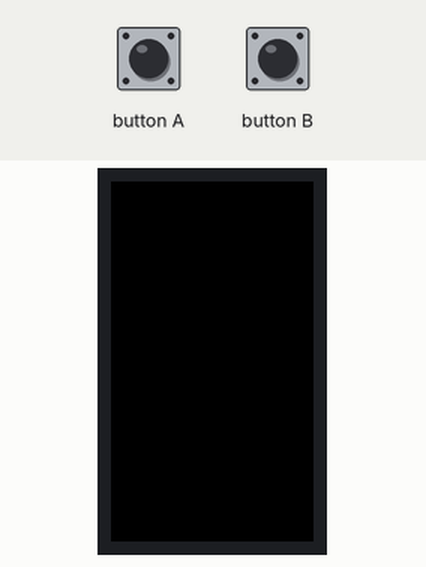
Simulated run of this sketch. Board: ESP32-S3. On the bench: 240×135 colour display. Inputs (shaded band) come from the test bench. Nothing arrives over Bluetooth unless stated; a phone connects over Bluetooth LE 3 s after start; what the sketch prints to the serial monitor is not drawn.

Above: at 1.3 s.
1.4 s: button A pressed for 0.15 s
At 2.6 s:
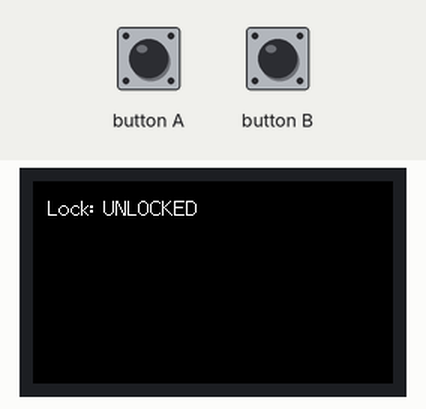
3.0 s: button A pressed for 1 s
At 4.4 s:
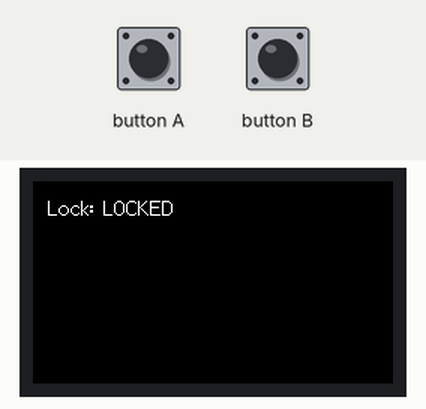
Timing chart, 0 to 6.0 s (numbered marks = the images above; inputs shaded):
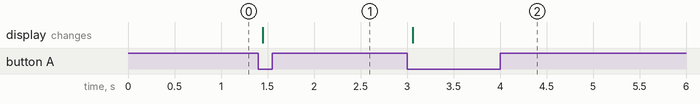

The sketch:

Lock.ino
```cpp
#include <M5StickCPlus.h>
#include <BLEServer.h>
#include "BLEDevice.h"

bool isLocked = true;


bool deviceConnected =false;
bool doConnect = false;
// BLE Config
#define bleLockServerName "ParcelLock"

#define SERVICE_UUID "18b43972-c2e9-4295-b9c6-3916d8d65456"
#define LOCK_UUID "381423c5-088e-4230-bb52-af5f65b283b1"

//create characteristics for motion
BLECharacteristic lockControlCharacteristic(LOCK_UUID, BLECharacteristic::PROPERTY_READ | BLECharacteristic::PROPERTY_WRITE | BLECharacteristic::PROPERTY_NOTIFY);

//Address of the peripheral device. Address will be found during scanning...
static BLEAddress* pServerAddress;

//Setup callbacks onConnect and onDisconnect
class MyServerCallbacks : public BLEServerCallbacks {
  void onConnect(BLEServer *pServer) {
    deviceConnected = true;
    Serial.println("MyServerCallbacks::Connected...");
  };
  void onDisconnect(BLEServer *pServer) {
    deviceConnected = false;
    Serial.println("MyServerCallbacks::Disconnected...");
    delay(500);
    pServer->startAdvertising();
    Serial.println("Advertising restarted");
  }
};

class LockControlCallback : public BLECharacteristicCallbacks {
  void onWrite(BLECharacteristic *pCharacteristic) {
    std::string value = pCharacteristic->getValue();

    if (value.length() > 0) {
      if (value == "1") {
        digitalWrite(M5_LED, 1);
        Serial.println("LED turned ON by client.");
      } else if (value == "0") {
        digitalWrite(M5_LED, 0);
        Serial.println("LED turned OFF by client.");
      }
    }
  }
};

void setup() {
  M5.begin();
  Serial.begin(115200);


  // Create the BLE Device
  BLEDevice::init(bleLockServerName);

  // Create the BLE Server
  BLEServer *pServer = BLEDevice::createServer();
  pServer->setCallbacks(new MyServerCallbacks());

  // Create the BLE Service
  BLEService *bleService = pServer->createService(SERVICE_UUID);

  //motion characteristics creation
  bleService->addCharacteristic(&lockControlCharacteristic);
  lockControlCharacteristic.setValue("0");  // Initial state is OFF
  lockControlCharacteristic.setCallbacks(new LockControlCallback());

  // Start the service
  bleService->start();

  // Start advertising
  BLEAdvertising *pAdvertising = BLEDevice::getAdvertising();
  pAdvertising->addServiceUUID(SERVICE_UUID);
  pServer->getAdvertising()->start();
  Serial.println("Waiting a client connection to notify...");

  M5.Lcd.setRotation(1);
  M5.Lcd.fillScreen(BLACK);
  M5.Lcd.setTextColor(WHITE);
}

void loop() {

  // Advanced PIR Detection Logic
   M5.update(); // Update button states

  // Check if button A (front button) is pressed
  if (M5.BtnA.wasPressed()) {
    isLocked = !isLocked; // Toggle lock state

    // Update LED and display
    digitalWrite(10, isLocked ? LOW : HIGH);
    M5.Lcd.fillRect(0, 0, 160, 80, BLACK);
    M5.Lcd.drawString(isLocked ? "Lock: LOCKED" : "Lock: UNLOCKED", 10, 10, 2);

    sendLockStatus();
  }

  delay(50);
}

void sendLockStatus() {
    String msg = isLocked ? "locked" : "unlocked";

    Serial.printf("Sending message: %s\n", msg.c_str());

    try {
      lockControlCharacteristic.setValue(msg.c_str());
      lockControlCharacteristic.notify();
    } catch (...) {
      Serial.println("BLE Write Error");
    }
}
```

Measured:
- after the input at 1.4 s, the display: changes after 0.05 s (image 1)
- after the input at 3.0 s, the display: changes after 0.06 s (image 2)
